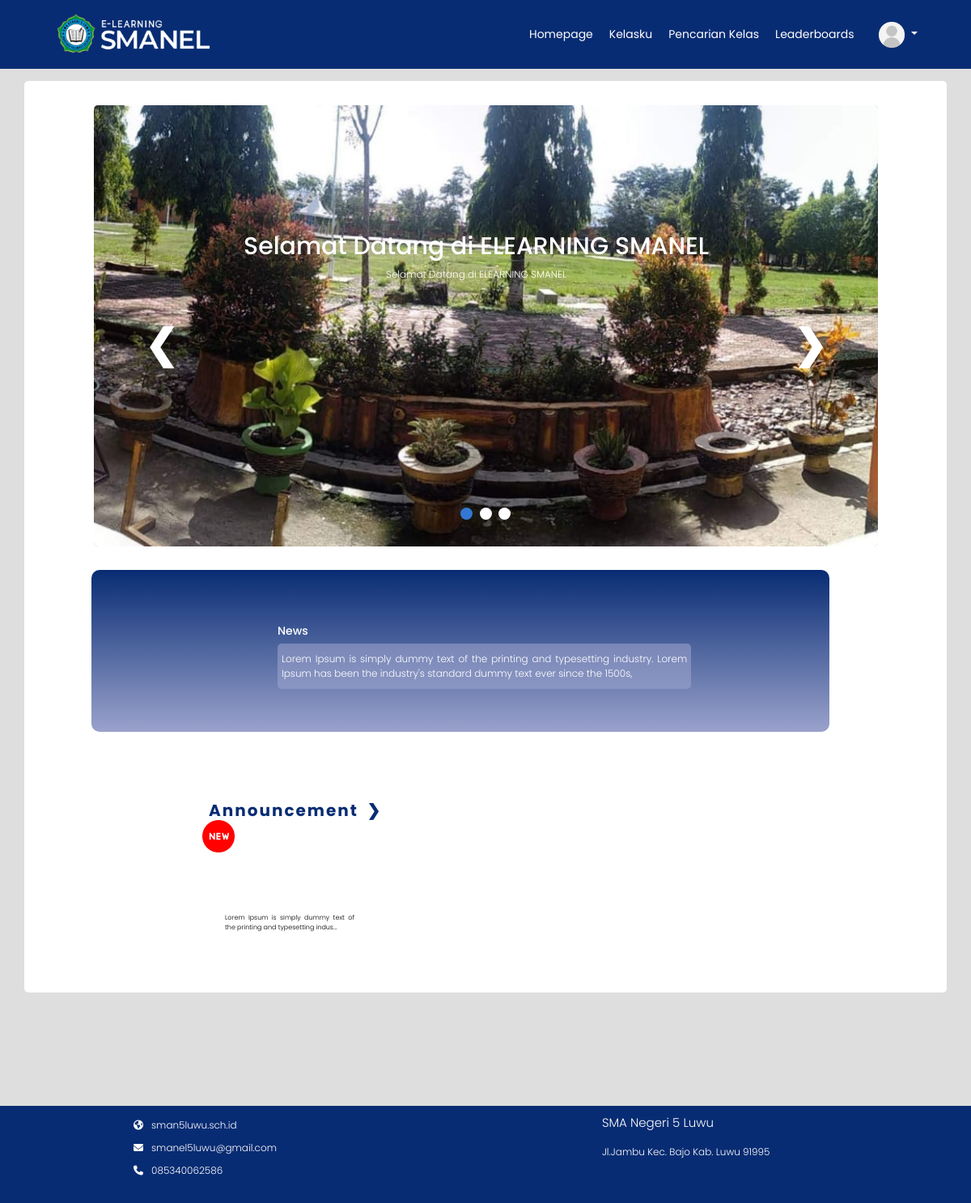
/Backend/homepage_guru.php (signed in), run on the app's committed database.
### tables this page shows
CREATE TABLE `slide` (
  `id_slide` int(11) NOT NULL,
  `judul` varchar(255) NOT NULL,
  `deskripsi` text NOT NULL,
  `image` varchar(255) NOT NULL
);

CREATE TABLE `announcement` (
  `id_announ` int(11) NOT NULL,
  `judul` varchar(225) NOT NULL,
  `deskripsi` text NOT NULL,
  `image` varchar(255) NOT NULL
);

### Backend/functions.php (called while the page is built, shortened)
<?php
function koneksi()
{
    return mysqli_connect('localhost', 'root', '', 'elearning');
}
function query($query)
{
    $conn = koneksi();
    $result = mysqli_query($conn, $query);
    if(mysqli_num_rows($result)==1){
        return mysqli_fetch_assoc($result);
    }
    $rows = [];
    return $rows;
}
function querys($query)
{
    $conn = koneksi();
    $result = mysqli_query($conn, $query);
    $rows = [];
    while ($row = mysqli_fetch_assoc($result)) {
        $rows[] = $row;
    }
    return $rows;
}
?>

### Backend/homepage_guru.php (the view, shortened to what this page needs)
<?php
include 'functions.php';
$slide = querys("SELECT * FROM slide");
?>
<!DOCTYPE html>
<html lang="en">
<head>
  <link rel="stylesheet" href="https://stackpath.bootstrapcdn.com/bootstrap/4.5.0/css/bootstrap.min.css">
  <link rel="stylesheet" href="https://stackpath.bootstrapcdn.com/font-awesome/4.7.0/css/font-awesome.min.css">
  <link rel="stylesheet" href="path/to/font-awesome/css/font-awesome.min.css">
  <link rel="stylesheet" href="style_homepage.css">
  <link rel="stylesheet" href="style.css">
</head>
<body>
  <?php require_once('navbar/navbarhome_guru.php') ?>
  <div class="container">
    <div class="content-slide">
      <?php $i = 1;
      foreach ($slide as $s) : ?>
        <div class="imgslide">
          <img class="img" src="img_homepage/<?= $s["image"] ?>" alt="gambar 3">
          <div class="txt1">
            <h1><?= $s["judul"] ?></h1>
            <p><?= $s["deskripsi"] ?></p>
          </div>
        </div>
      <?php endforeach; ?>
      <a class="prev" onclick="nextslide(-1)">&#10094;</a>
      <a class="next" onclick="nextslide(1)">&#10095;</a>
      <div class="page">
        <span class="dot" onClick="dotslide(1)"></span>
        <span class="dot" onClick="dotslide(2)"></span>
        <span class="dot" onClick="dotslide(3)"></span>
      </div>
    </div>
    <div class="content-announcements">
      <div class="first">
        <?php $al = query("SELECT * FROM announcement ORDER BY id_announ DESC LIMIT 1"); ?>
        <div class="image" style="background: url(img_homepage/<?php echo $al["image"] ?>) no-repeat; background-position: 50%;background-size:cover"></div>
        <br>
        <div class="text">
          <h5><?= $al["judul"]; ?></h5>
          <p><?= $al["deskripsi"] ?>
          </p>
        </div>
      </div>
      <br><br>
      <div class="announcement">
        <?php $al = querys("SELECT * FROM announcement ORDER BY id_announ DESC LIMIT 1 OFFSET 1"); ?>
        <a id="announcement" href="announcement.php">Announcement</a>
        <a id="announcement" href="announcement.php">&#10095;</a>
        <?php $i = 1;
        foreach ($al as $i => $al) :  ?>
          <div class="announ1" style="background: url(img_homepage/<?php echo $al["image"] ?>) no-repeat; background-position: 50%;background-size: cover;">
            <a href="announcement_admin.php">&#10095;</a>
            <img class="new" src="img/new.png" alt="">
            <h5><?= $al["judul"]; ?></h5>
            <p><?= substr($al["deskripsi"], 0, 70) ?>...
            </p>
          </div>
        <?php endforeach ?>
      </div>
    </div>
  </div>
  <div class="footer">
    <div class="nama-footer">
      <p class="tfooter">SMA Negeri 5 Luwu</p>
      <p>Jl.Jambu Kec. Bajo Kab. Luwu 91995</p>
    </div>
    <div class="web">
      <ul>
        <li><a href="http://sman5luwu.sch.id/index.php"><i class="fa fa-globe"></i><span>sman5luwu.sch.id</span></a>
        </li>
        <li><a href="#"><i class="fa fa-envelope"></i><span>smanel5luwu@gmail.com</span></a></li>
        <li><a href="#"><i class="fa fa-phone"></i><span>085340062586</span></a></li>
      </ul>
    </div>
  </div>
</body>
</html>

### Backend/style.css (style rules this page uses)
* { margin: 0; padding: 0; box-sizing: border-box; font-family: 'Poppins', sans-serif; font-weight: 300; }
body { font-family: 'Poppins', sans-serif; font-weight: 300; min-height: 100%; outline: none; }
.footer { display: grid; height: max-content; width: 100%; bottom: 0; background-color: #082C73; position: relative; padding: 10px; font-size: 12px; }
.footer .web { grid-column: 1; grid-row: 4; margin-left: 150px; }
.footer .web-detail-mapel ul li, .footer .web ul li { list-style: none; padding: 5px; }
.footer .web-detail-mapel span, .footer .web span { color: white; padding: 10px; }
.footer .web-detail-mapel i, .footer .web i { color: white; }
.footer .nama-footer { grid-column: 3; grid-row: 4; color: white; margin-left: 150px; }
.footer .nama-footer .tfooter, .footer .nama-footer-mapel .tfooter { font-size: 15px; }

### data on the page
slide: image (picture), judul "Selamat Datang di ELEARNING SMANEL", deskripsi "Selamat Datang di ELEARNING SMANEL"
announcement: judul "News", deskripsi "Lorem Ipsum is simply dummy text of the printing and typesetting industry. Lorem Ipsum has been the industry's standard dummy text ever since the 1500s,"
announcement: deskripsi "Lorem Ipsum is simply dummy text of the printing and typesetting indus"
